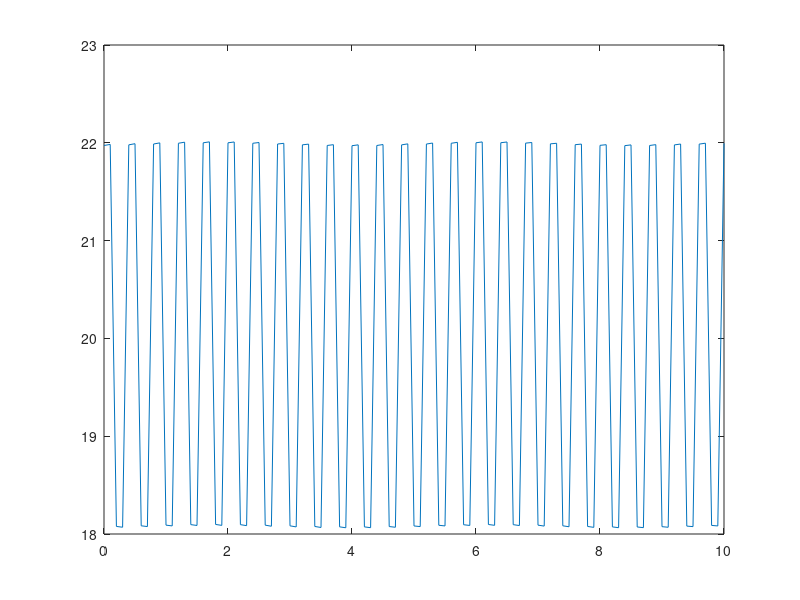
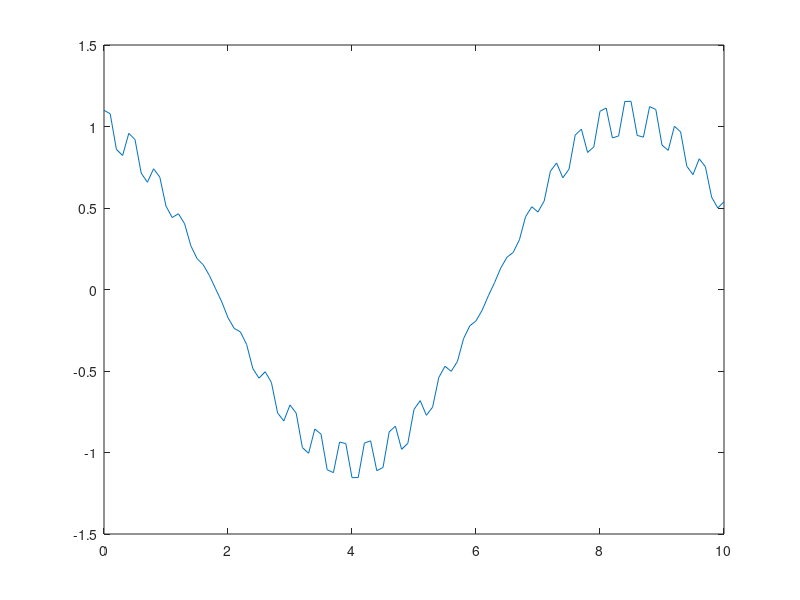
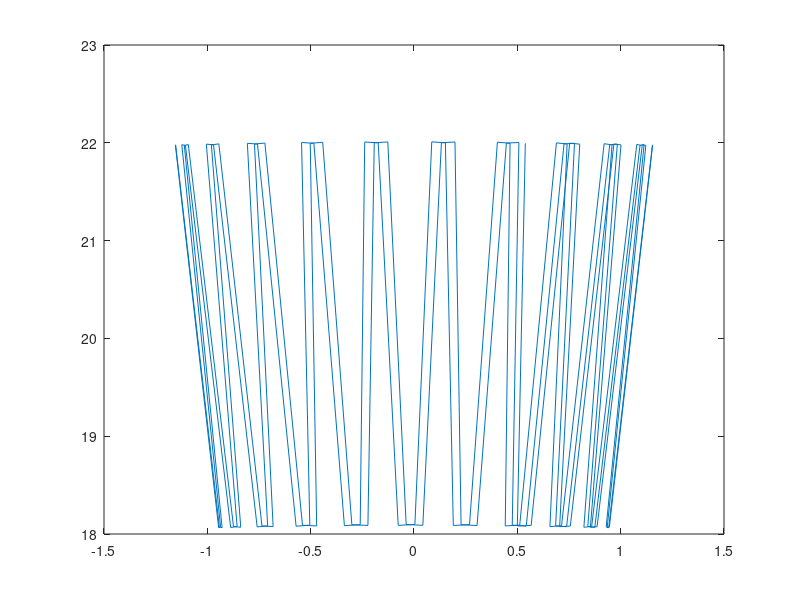

MATLAB code to generate these figures, in order:
clear all;
m = 0.1; %kg
theta_0 = 0.05; %rad
theta_0_dot = 0.01; %rad/s
l0 = 20; %meters
r0 = 22; %meters
r0_dot = 0.1; % m/s

k = 20; %N/m
g = 9.8; %m/s2
x(1) = 22*sin(0.05);
y(1) = 22*cos(0.05);
x_dot0 = r0_dot*sin(theta_0) - r0*theta_0_dot*cos(theta_0);
y_dot0 = r0_dot*cos(theta_0) + r0*theta_0_dot*sin(theta_0);
dt = 0.1;
y(2) = y(1)+y_dot0*dt;
x(2) = x(1)+x_dot0*dt;
t = 0:dt:10;
for i = 2:length(t)-1
    l = sqrt(x(i).^2+y(i).^2);
    x_prev = x(i-1);
    y_prev = y(i-1);
    x_cur = x(i);
    y_cur = y(i);
    f_x = @(x_new)(m*((x_new-(2*x_cur)+x_prev) / (dt^2)) + k*(sqrt(x_cur^2+y_cur^2)-l0)*(x_cur/(sqrt(x_cur^2+y_cur^2))));
    f_y = @(y_new)(m*((y_new-(2*y_cur)+y_prev) / (dt^2)) + k*(sqrt(x_cur^2+y_cur^2)-l0)*(y_cur/(sqrt(x_cur^2+y_cur^2)))-m*g);
    x_new = fzero(f_x,x_cur);
    y_new = fzero(f_y, y_cur);
    x(i+1) = x_new;
    y(i+1) = y_new;
end
figure
plot(t,y)
figure
plot(t,x)
figure
plot(x,y);
